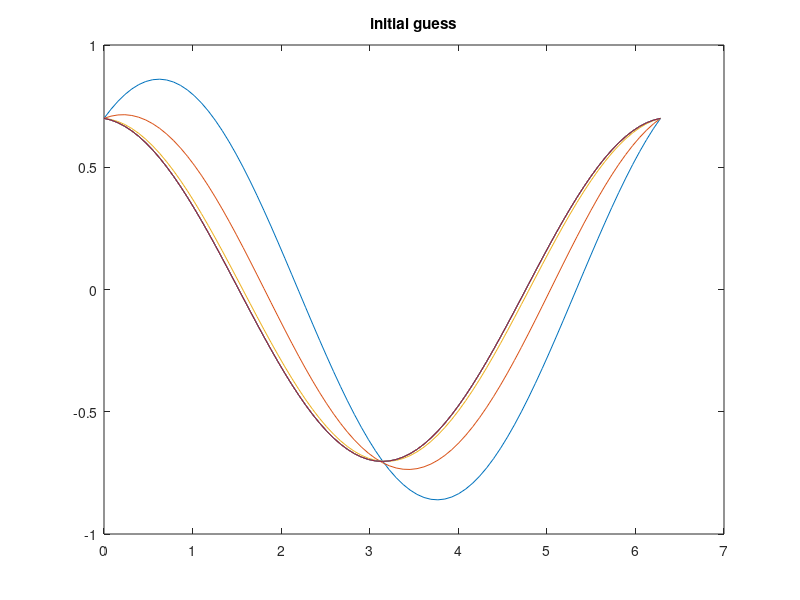
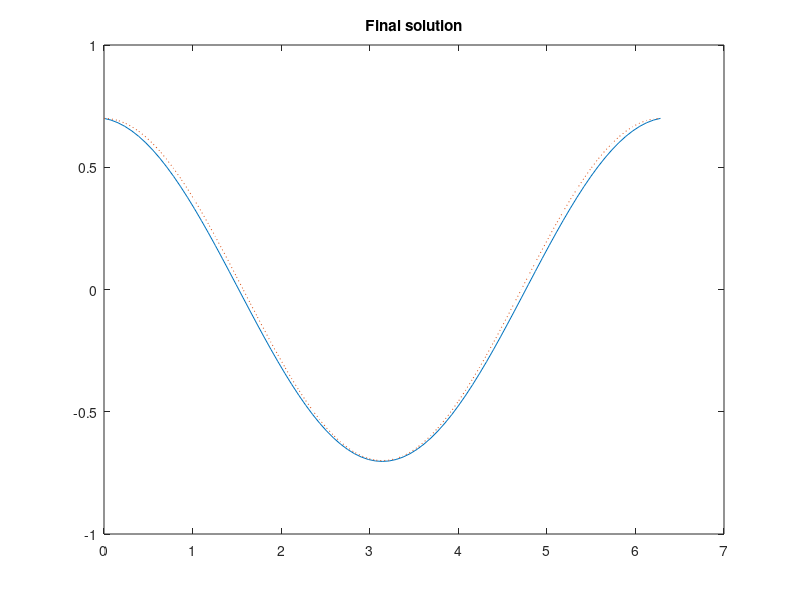
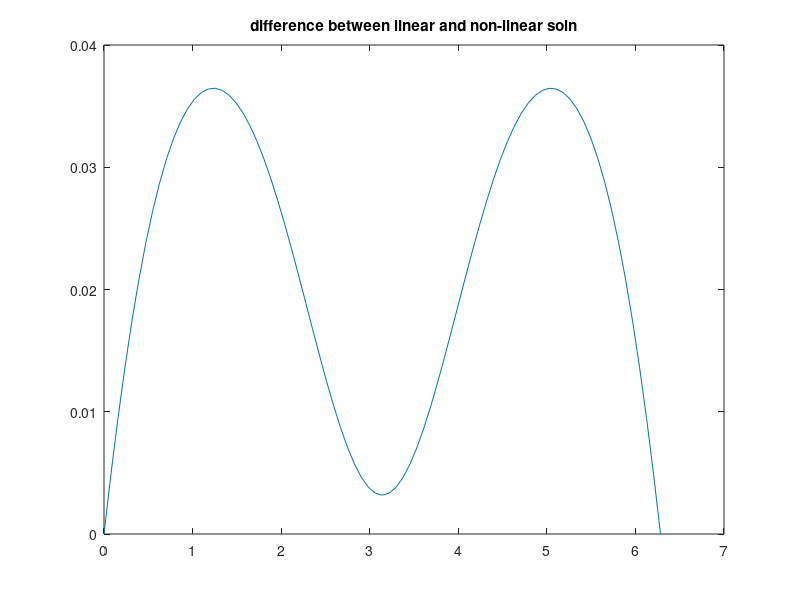

Recreate these plots in MATLAB, in order.
close all; clear all;
format short e;

m = 79; tend = 2*pi; h = tend/(m+1);

t = ((1:m)*h)'; alf = 0.7; beta = 0.7;

% initial guess:
theta = alf*cos(t) + 0.5*sin(t);

plot([0;t;tend], [alf;theta;beta])
% ([0;t;tend]: add 0, tend to t; add alf, beta to theta

title('initial guess')
pause(2)
%query
hold on

% set up matrix A corresponding to central difference operator for
%      second derivative  (using sparse matrix storage):

e = ones(m,1);
a = spdiags([e -2*e e], [-1 0 1], m, m);

% begin iterations of Newton's method:
tol = 1.e-8;
err = 100.0

k = 0;
while err > tol

  % Jacobian:
  jac = a + spdiags(h^2*cos(theta), 0, m, m);

  % Right-hand side:
  f = a*theta + h^2 * sin(theta);
  f(1) = f(1) + alf;
  f(m) = f(m) + beta;

  delta = jac\f;
  theta1 = theta-delta;
  k = k + 1;
  err = max(abs(theta1-theta))
  theta = theta1;
  plot([0;t;tend], [alf;theta;beta])

  end

figure(2); plot([0;t;tend], [alf;theta;beta])
title('Final solution')
k               % Show number of iterations.

% Solution to the linear problem.

e = ones(m,1);
a = spdiags([e -2*e + h*h e], [-1 0 1], m, m);
b=zeros(m,1); b(1)=-alf; b(m) = -beta;
theta1 = a\b;
figure(2); hold
plot([0;t;tend], [alf;theta1;beta], ':')
figure(3); plot([0;t;tend], [0; theta1-theta;0])
max(abs(theta1-theta))
title('difference between linear and non-linear soln')
